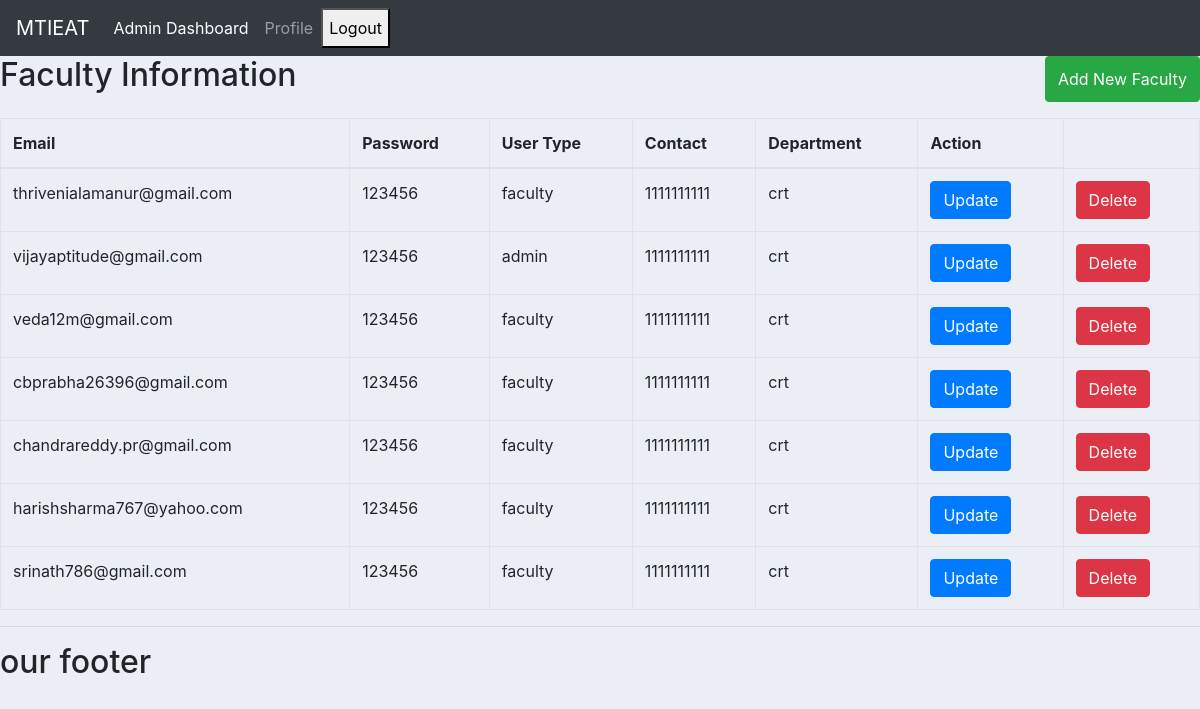
The page /report/faculty-list/ on the database its author committed.
### report/models.py (models this page shows, shortened)
class UserModel(models.Model):
    uname=models.CharField(default='xyz',max_length=100)
    email = models.EmailField(primary_key=True)
    password = models.CharField(max_length=25)
    user_type = models.CharField(max_length=20, choices=[
        ('admin', 'Admin'), ('faculty', 'Faculty')
    ])
    contact = models.CharField(max_length=20)
    dept = models.CharField(max_length=20, choices=[
        ('civil', 'Civil'), ('mech', 'Mechanical'), ('eee', 'EEE'),
        ('ece', 'ECE'), ('cse', 'CSE'), ('ai_ds', 'AI&DS'),
        ('ds', 'DS'), ('crt', 'CRT'), ('hns', 'H&S')
    ])

### report/views.py (the view)
# urls.py: path('faculty-list/', views.faculty_list, name='faculty_list'),
def faculty_list(request):
    faculty_members = UserModel.objects.all()
    return render(request, 'report/faculty_list.html', {'faculty_members': faculty_members})

### report/templates/report/faculty_list.html (shortened to what this page needs)
{% extends 'report/main.html' %}
{% block content %}
{% include 'report/admin_navbar.html' %}
    <div class="d-flex justify-content-between mb-3">
        <h2>Faculty Information</h2>
        <button class="add-btn btn btn-success">Add New Faculty</button>
    </div>
    <table class="table table-bordered" id="faculty-table">
        <thead>
            <tr>
                <th>Email</th>
                <th>Password</th>
                <th>User Type</th>
                <th>Contact</th>
                <th>Department</th>
                <th>Action</th>
            </tr>
        </thead>
        <tbody>
            {% for faculty_member in faculty_members %}
                <tr>
                    <td>
                        <span>{{ faculty_member.email }}</span>
                    </td>
                    <td class="editable" data-field="password">
                        <span>{{ faculty_member.password }}</span>
                    </td>
                    <td class="editable" data-field="user_type">
                        <span>{{ faculty_member.user_type }}</span>
                    </td>
                    <td class="editable" data-field="contact">
                        <span>{{ faculty_member.contact }}</span>
                    </td>
                    <td class="editable" data-field="dept">
                        <span>{{ faculty_member.dept }}</span>
                    </td>
                    <td>
                        <button class="update-btn btn btn-primary" data-email="{{ faculty_member.email }}">Update</button>
                    </td>
                    <td>
                        <button class="delete-btn btn btn-danger" data-email="{{ faculty_member.email }}">Delete</button>
                    </td>
                </tr>
            {% endfor %}
        </tbody>
    </table>
{% endblock %}

### report/templates/report/main.html (shortened to what this page needs)
{% load static %}
<!DOCTYPE html>
<html lang="en">
<head>
    <link rel="stylesheet" href="https://cdn.jsdelivr.net/npm/bootstrap@4.4.1/dist/css/bootstrap.min.css">
    <link href="https://stackpath.bootstrapcdn.com/bootstrap/4.5.2/css/bootstrap.min.css" rel="stylesheet">
    <link href="https://maxcdn.bootstrapcdn.com/bootstrap/4.0.0/css/bootstrap.min.css" rel="stylesheet">
     <link rel="stylesheet" href="{% static '/css/main.css' %}">
</head>
<body>
    {%block content%}
    {% endblock%}
    <hr>
    <h2>our footer</h2>
</body>
</html>

### report/templates/report/admin_navbar.html (shortened to what this page needs)
<nav class="navbar navbar-expand-lg navbar-dark bg-dark">
    <a class="navbar-brand" href="#">MTIEAT</a>
    <div class="collapse navbar-collapse" id="navbarNav">
      <ul class="navbar-nav">
        <li class="nav-item active">
          <a class="nav-link" href="#">Admin Dashboard <span class="sr-only">(current)</span></a>
        </li>
        <li class="nav-item">
          <a class="nav-link" href="#">Profile</a>
        </li>
        <button id="logoutButton" style="float: right;" onclick="confirmLogout()">Logout</button>
      </ul>
    </div>
  </nav>

### report/static/css/main.css (style rules this page uses)
body { background-color: #ebeff5; }

### rows shown on the page
UserModel: email "thrivenialamanur@gmail.com", password "123456", user_type "faculty", contact "1111111111", dept "crt"
UserModel: email "vijayaptitude@gmail.com", password "123456", user_type "admin", contact "1111111111", dept "crt"
UserModel: email "veda12m@gmail.com", password "123456", user_type "faculty", contact "1111111111", dept "crt"
UserModel: email "cbprabha26396@gmail.com", password "123456", user_type "faculty", contact "1111111111", dept "crt"
UserModel: email "chandrareddy.pr@gmail.com", password "123456", user_type "faculty", contact "1111111111", dept "crt"
UserModel: email "harishsharma767@yahoo.com", password "123456", user_type "faculty", contact "1111111111", dept "crt"
UserModel: email "srinath786@gmail.com", password "123456", user_type "faculty", contact "1111111111", dept "crt"
